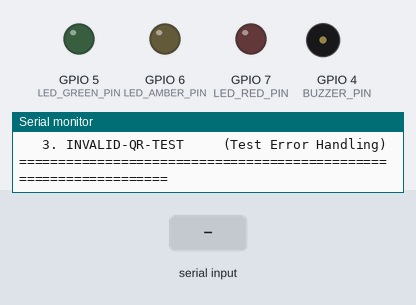
Simulated run of this sketch. Board: ESP32-S3. On the bench: output pins drawn as LEDs (lit = HIGH), buzzer (waves = sounding, pin HIGH), the last lines printed to the serial monitor. The test bench sets the inputs (shaded band). WiFi joins after 1.5 s; servers stay silent unless stated; uploads are accepted with an empty reply; the local clock reads 2024-03-15 10:24:30 at power-on unless the sketch sets it.

Above: at 4.4 s.
4.5 s: "BEEP_SUCCESS\n" received over Serial
At 4.83 s:
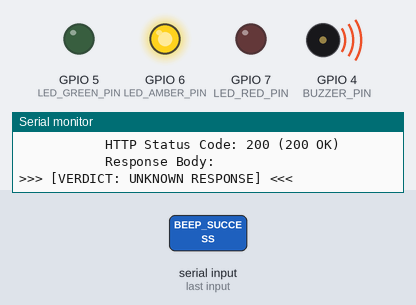
6.8 s: "BEEP_SUCCESS\n" received over the second serial link
At 9.3 s:
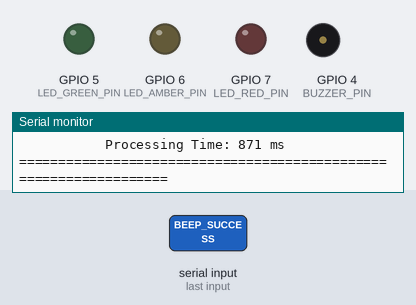
9.5 s: "BEEP_WARN\n" received over Serial
At 10.2 s:
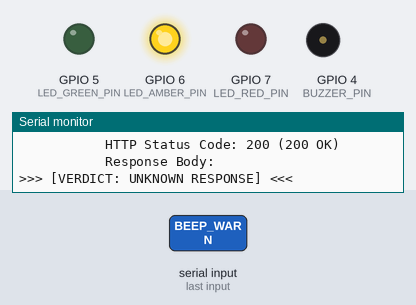
11.2 s: "BEEP_WARN\n" received over the second serial link
At 13.0 s:
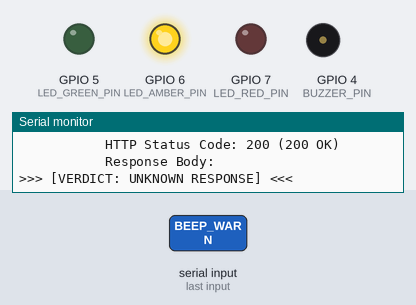
13.9 s: "1\n" received over Serial
At 15.4 s:
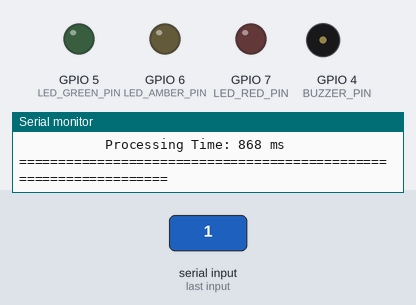
15.6 s: "1\n" received over the second serial link
At 17.3 s:
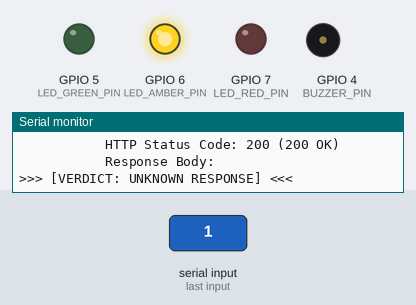
Timing chart, 0 to 19.0 s (numbered marks = the images above; inputs shaded):
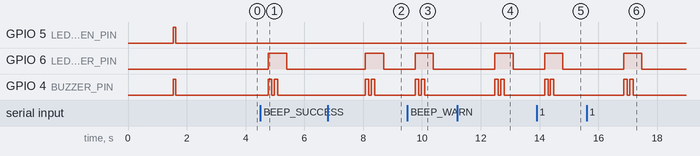

Measured:
- after the input at 4.5 s, GPIO 6 (LED_AMBER_PIN): LOW → HIGH after 0.28 s, → LOW 0.62 s later; GPIO 4 (BUZZER_PIN): alternates HIGH for 0.12 s and LOW for 0.08 s, 4 changes in all, then stays LOW, starting after 0.28 s
- after the input at 6.8 s, GPIO 6 (LED_AMBER_PIN): LOW → HIGH after 1.3 s, → LOW 0.62 s later; GPIO 4 (BUZZER_PIN): alternates HIGH for 0.12 s and LOW for 0.08 s, 4 changes in all, then stays LOW, starting after 1.3 s
- after the input at 9.5 s, GPIO 6 (LED_AMBER_PIN): LOW → HIGH after 0.27 s, → LOW 0.62 s later; GPIO 4 (BUZZER_PIN): alternates HIGH for 0.12 s and LOW for 0.08 s, 4 changes in all, then stays LOW, starting after 0.27 s
- after the input at 11.2 s, GPIO 6 (LED_AMBER_PIN): LOW → HIGH after 1.3 s, → LOW 0.62 s later; GPIO 4 (BUZZER_PIN): alternates HIGH for 0.12 s and LOW for 0.08 s, 4 changes in all, then stays LOW, starting after 1.3 s
- after the input at 13.9 s, GPIO 6 (LED_AMBER_PIN): LOW → HIGH after 0.27 s, → LOW 0.62 s later; GPIO 4 (BUZZER_PIN): alternates HIGH for 0.12 s and LOW for 0.08 s, 4 changes in all, then stays LOW, starting after 0.27 s
- after the input at 15.6 s, GPIO 6 (LED_AMBER_PIN): LOW → HIGH after 1.3 s, → LOW 0.62 s later; GPIO 4 (BUZZER_PIN): alternates HIGH for 0.12 s and LOW for 0.08 s, 4 changes in all, then stays LOW, starting after 1.3 s

The sketch:

esp32_kiosk.ino
```cpp
/**
 * NCCT Ecosystem - ESP32-S3 Smart Attendance Kiosk Firmware
 *
 * Target: ESP32-S3 DevKit
 * Features:
 * - Direct HTTP POST connection to live NCCT backend (/api/attendance/mark)
 * - Verbose Serial debug logging at every stage (Wi-Fi, Scan, JSON build, HTTP code & body)
 * - Serial Monitor Test Mode: Allows typing Trainee ID (e.g. 'NCCT-TR-2026-00001')
 *   into Serial Monitor to simulate scans before physical QR scanner hardware is wired
 * - Hardware Buzzer & Tri-color LED feedback (BEEP_SUCCESS, BEEP_WARN, BEEP_ERROR)
 */

#include <WiFi.h>
#include <HTTPClient.h>
#include <time.h>
#include "config.h"

// Hardware Serial for physical UART QR/Barcode scanner (e.g. GM65 module)
HardwareSerial ScannerSerial(1);

// Forward declarations
void processAttendanceScan(String qrCode, String source);
void triggerBuzzerAndLED(String buzzerType);
String getISO8601Timestamp();

void setup() {
    // 1. Initialize USB Serial Monitor
    Serial.begin(SERIAL_BAUD_RATE);
    delay(1500);

    Serial.println("\n");
    Serial.println("==================================================================");
    Serial.println("     NCCT ECOSYSTEM - ESP32-S3 ATTENDANCE KIOSK GATEWAY           ");
    Serial.println("     Firmware Version: 1.1.0-DEBUG                                ");
    Serial.println("==================================================================");
    Serial.printf("[INIT] Device Identifier: %s\n", DEVICE_ID);
    Serial.printf("[INIT] Target Backend:    %s\n", BACKEND_MARK_URL);
    Serial.printf("[INIT] Default Session:   %s\n", DEFAULT_SESSION_ID);

    // 2. Configure Hardware Feedback Pins
    pinMode(BUZZER_PIN, OUTPUT);
    pinMode(LED_GREEN_PIN, OUTPUT);
    pinMode(LED_AMBER_PIN, OUTPUT);
    pinMode(LED_RED_PIN, OUTPUT);

    digitalWrite(BUZZER_PIN, LOW);
    digitalWrite(LED_GREEN_PIN, LOW);
    digitalWrite(LED_AMBER_PIN, LOW);
    digitalWrite(LED_RED_PIN, LOW);

    // Initial power-on chirp
    digitalWrite(BUZZER_PIN, HIGH);
    digitalWrite(LED_GREEN_PIN, HIGH);
    delay(100);
    digitalWrite(BUZZER_PIN, LOW);
    digitalWrite(LED_GREEN_PIN, LOW);

    // 3. Initialize Physical Scanner UART
    ScannerSerial.begin(SCANNER_BAUD, SERIAL_8N1, SCANNER_RX_PIN, SCANNER_TX_PIN);
    Serial.printf("[SCANNER] UART Port initialized (RX Pin: %d, TX Pin: %d, Baud: %d)\n",
                  SCANNER_RX_PIN, SCANNER_TX_PIN, SCANNER_BAUD);

    // 4. Connect to Wi-Fi
    Serial.println("\n------------------------------------------------------------------");
    Serial.print("[WIFI] Connecting to SSID: ");
    Serial.println(WIFI_SSID);

    WiFi.mode(WIFI_STA);
    WiFi.begin(WIFI_SSID, WIFI_PASSWORD);

    unsigned long startAttemptTime = millis();
    while (WiFi.status() != WL_CONNECTED && millis() - startAttemptTime < WIFI_CONNECT_TIMEOUT_MS) {
        delay(500);
        Serial.print(".");
    }
    Serial.println();

    if (WiFi.status() == WL_CONNECTED) {
        Serial.println("[WIFI STATUS] *** CONNECTED TO NETWORK ***");
        Serial.printf("              Local IP:        %s\n", WiFi.localIP().toString().c_str());
        Serial.printf("              Subnet Mask:     %s\n", WiFi.subnetMask().toString().c_str());
        Serial.printf("              Gateway:         %s\n", WiFi.gatewayIP().toString().c_str());
        Serial.printf("              Signal (RSSI):   %d dBm\n", WiFi.RSSI());

        // Configure NTP time for accurate ISO timestamps
        configTime(0, 0, "pool.ntp.org", "time.nist.gov");
        Serial.println("[TIME] NTP client synchronized.");
    } else {
        Serial.println("[WIFI STATUS] !!! CONNECTION FAILED OR TIMED OUT !!!");
        Serial.println("              Check SSID/Password in config.h or router visibility.");
        Serial.println("              (Note: Serial Test Mode will attempt auto-reconnect on scan)");
    }

    // 5. Test Mode Guide
    Serial.println("------------------------------------------------------------------");
    Serial.println(" [SERIAL TEST MODE ACTIVE]");
    Serial.println(" Physical QR Scanner not wired yet? No problem!");
    Serial.println(" >>> Simply type a Trainee ID in this Serial Monitor and press Enter <<<");
    Serial.println(" Examples to test:");
    Serial.println("   1. NCCT-TR-2026-00001  (Valid Trainee: Vikram Sharma)");
    Serial.println("   2. NCCT-TR-2026-99999  (Trainee Profile: Sunita Rao)");
    Serial.println("   3. INVALID-QR-TEST     (Test Error Handling)");
    Serial.println("==================================================================\n");
}

void loop() {
    // -------------------------------------------------------------
    // Channel A: Serial Monitor Input (Test / Simulation Mode)
    // -------------------------------------------------------------
    if (ENABLE_SERIAL_TEST_MODE && Serial.available() > 0) {
        String testInput = Serial.readStringUntil('\n');
        testInput.trim();
        // Remove trailing carriage returns if CRLF sent
        if (testInput.endsWith("\r")) {
            testInput = testInput.substring(0, testInput.length() - 1);
            testInput.trim();
        }

        if (testInput.length() > 0) {
            Serial.println("\n=======================================================");
            Serial.printf("[INPUT DETECTED] Serial Monitor simulated scan: '%s'\n", testInput.c_str());
            Serial.println("=======================================================");
            processAttendanceScan(testInput, "SERIAL_MONITOR_TEST");
        }
    }

    // -------------------------------------------------------------
    // Channel B: Physical Hardware Barcode/QR Scanner (UART)
    // -------------------------------------------------------------
    if (ScannerSerial.available() > 0) {
        String qrCode = ScannerSerial.readStringUntil('\r');
        qrCode.trim();
        if (qrCode.length() > 0) {
            Serial.println("\n=======================================================");
            Serial.printf("[INPUT DETECTED] Physical Scanner hardware scan: '%s'\n", qrCode.c_str());
            Serial.println("=======================================================");
            processAttendanceScan(qrCode, "HARDWARE_SCANNER_UART");
        }
    }

    delay(20);
}

/**
 * Handles the complete attendance check-in workflow with verbose logging:
 * 1. Log scan reception
 * 2. Build JSON payload
 * 3. Dispatch HTTP POST to backend
 * 4. Log HTTP code and response body
 * 5. Trigger hardware indicators
 */
void processAttendanceScan(String qrCode, String source) {
    unsigned long startTime = millis();

    Serial.printf("[STEP 1/4] QR Code Received from [%s]\n", source.c_str());
    Serial.printf("           Payload Text: \"%s\" (Length: %d bytes)\n", qrCode.c_str(), qrCode.length());

    // Generate ISO timestamp
    String timestamp = getISO8601Timestamp();

    // Step 2: Build JSON Payload
    Serial.println("[STEP 2/4] Constructing JSON Payload...");
    String jsonPayload = "{";
    jsonPayload += "\"device_id\":\"" + String(DEVICE_ID) + "\",";
    jsonPayload += "\"trainee_qr_code\":\"" + qrCode + "\",";
    jsonPayload += "\"session_id\":\"" + String(DEFAULT_SESSION_ID) + "\",";
    jsonPayload += "\"timestamp\":\"" + timestamp + "\"";
    jsonPayload += "}";

    Serial.println("           JSON Built Successfully:");
    Serial.println("           " + jsonPayload);

    // Step 3: Wi-Fi Check and HTTP POST
    Serial.println("[STEP 3/4] Preparing HTTP POST request...");
    Serial.printf("           Target URL: %s\n", BACKEND_MARK_URL);

    if (WiFi.status() != WL_CONNECTED) {
        Serial.println("[WIFI RECONNECT] Wi-Fi disconnected. Attempting fast reconnect...");
        WiFi.reconnect();
        unsigned long reconnectWait = millis();
        while (WiFi.status() != WL_CONNECTED && millis() - reconnectWait < 3000) {
            delay(200);
        }
    }

    if (WiFi.status() != WL_CONNECTED) {
        Serial.println("[ERROR] Unable to dispatch HTTP request: Wi-Fi offline.");
        Serial.println("[OFFLINE QUEUE] (In production, write to SPIFFS/NVS for sync-batch)");
        triggerBuzzerAndLED("BEEP_ERROR");
        return;
    }

    HTTPClient http;
    http.begin(BACKEND_MARK_URL);
    http.addHeader("Content-Type", "application/json");
    http.setTimeout(4000); // 4-second network timeout

    Serial.println("           Sending POST body to backend server...");
    int httpCode = http.POST(jsonPayload);

    // Step 4: Parse & Log Response
    Serial.println("[STEP 4/4] Response received from Backend:");
    Serial.printf("           HTTP Status Code: %d", httpCode);

    if (httpCode == 200) {
        Serial.println(" (200 OK)");
    } else if (httpCode == 404) {
        Serial.println(" (404 Not Found)");
    } else if (httpCode == 500) {
        Serial.println(" (500 Internal Server Error)");
    } else {
        Serial.println();
    }

    if (httpCode > 0) {
        String responseBody = http.getString();
        Serial.println("           Response Body: " + responseBody);

        // Inspect response status
        if (responseBody.indexOf("\"status\":\"OK\"") != -1) {
            Serial.println("\n>>> [VERDICT: ATTENDANCE VERIFIED] Check-in confirmed! <<<");
            triggerBuzzerAndLED("BEEP_SUCCESS");
        } else if (responseBody.indexOf("\"status\":\"DUPLICATE\"") != -1) {
            Serial.println("\n>>> [VERDICT: DUPLICATE SCAN] Trainee already checked in today! <<<");
            triggerBuzzerAndLED("BEEP_WARN");
        } else if (responseBody.indexOf("\"status\":\"INVALID\"") != -1) {
            Serial.println("\n>>> [VERDICT: INVALID CODE] Unregistered Trainee QR Code! <<<");
            triggerBuzzerAndLED("BEEP_ERROR");
        } else {
            Serial.println("\n>>> [VERDICT: UNKNOWN RESPONSE] <<<");
            triggerBuzzerAndLED("BEEP_WARN");
        }
    } else {
        Serial.printf("[ERROR] HTTP connection failed! Error code: %s\n", http.errorToString(httpCode).c_str());
        Serial.println("        Verify backend IP address in config.h and network accessibility.");
        triggerBuzzerAndLED("BEEP_ERROR");
    }

    http.end();
    unsigned long duration = millis() - startTime;
    Serial.printf("           Processing Time: %lu ms\n", duration);
    Serial.println("==================================================================\n");
}

/**
 * Activates hardware buzzer patterns and LED status lights
 */
void triggerBuzzerAndLED(String buzzerType) {
    if (buzzerType == "BEEP_SUCCESS") {
        // High pitch double chime: Green LED
        digitalWrite(LED_GREEN_PIN, HIGH);
        digitalWrite(BUZZER_PIN, HIGH);
        delay(80);
        digitalWrite(BUZZER_PIN, LOW);
        delay(40);
        digitalWrite(BUZZER_PIN, HIGH);
        delay(120);
        digitalWrite(BUZZER_PIN, LOW);
        delay(300);
        digitalWrite(LED_GREEN_PIN, LOW);
    } else if (buzzerType == "BEEP_WARN") {
        // Double warning buzz: Amber LED
        digitalWrite(LED_AMBER_PIN, HIGH);
        digitalWrite(BUZZER_PIN, HIGH);
        delay(120);
        digitalWrite(BUZZER_PIN, LOW);
        delay(80);
        digitalWrite(BUZZER_PIN, HIGH);
        delay(120);
        digitalWrite(BUZZER_PIN, LOW);
        delay(300);
        digitalWrite(LED_AMBER_PIN, LOW);
    } else {
        // Long error buzz: Red LED
        digitalWrite(LED_RED_PIN, HIGH);
        digitalWrite(BUZZER_PIN, HIGH);
        delay(400);
        digitalWrite(BUZZER_PIN, LOW);
        delay(200);
        digitalWrite(LED_RED_PIN, LOW);
    }
}

/**
 * Produces an ISO-8601 formatted timestamp string: YYYY-MM-DDTHH:MM:SSZ
 */
String getISO8601Timestamp() {
    time_t now;
    struct tm timeinfo;
    time(&now);
    gmtime_r(&now, &timeinfo);

    char buf[30];
    if (timeinfo.tm_year > (2020 - 1900)) {
        strftime(buf, sizeof(buf), "%Y-%m-%dT%H:%M:%SZ", &timeinfo);
        return String(buf);
    } else {
        // Fallback if NTP not yet synced
        return "2026-09-27T13:40:00Z";
    }
}
```

config.h
```cpp
#ifndef CONFIG_H
#define CONFIG_H

// ==============================================================================
// NCCT ESP32-S3 Smart Attendance Kiosk Gateway - Configuration
// ==============================================================================

// 1. Backend Server Endpoint Configuration
// Pointed directly to active backend on local network:
#define BACKEND_BASE_URL "http://10.73.49.221:8000"
#define ATTENDANCE_MARK_PATH "/api/attendance/mark"
#define ATTENDANCE_SYNC_PATH "/api/attendance/sync-batch"

// Full POST Endpoint URL
#define BACKEND_MARK_URL BACKEND_BASE_URL ATTENDANCE_MARK_PATH
#define BACKEND_SYNC_URL BACKEND_BASE_URL ATTENDANCE_SYNC_PATH

// 2. Hardware Device & Session Settings
#define DEVICE_ID "ESP32-S3-GATE-01"       // Identified as 'hardware' in backend
#define DEFAULT_SESSION_ID "SESSION-MAIN"   // Active Training Session ID

// 3. Wi-Fi Credentials (Update with your local 2.4GHz network)
#define WIFI_SSID "YOUR_WIFI_SSID"
#define WIFI_PASSWORD "YOUR_WIFI_PASSWORD"
#define WIFI_CONNECT_TIMEOUT_MS 15000       // Max ms to wait for Wi-Fi connection

// 4. Hardware Pin Mapping (ESP32-S3 DevKit)
#define BUZZER_PIN 4                        // Active buzzer / PWM tone pin
#define LED_GREEN_PIN 5                     // Success LED indicator (OK)
#define LED_AMBER_PIN 6                     // Warning/Duplicate LED indicator
#define LED_RED_PIN 7                       // Error/Invalid LED indicator

// Hardware UART Scanner Pins (GM65 / 2D Barcode Reader Module)
#define SCANNER_RX_PIN 18                   // ESP32 RX <- Scanner TX
#define SCANNER_TX_PIN 17                   // ESP32 TX -> Scanner RX (optional trigger)
#define SCANNER_BAUD 9600                   // GM65 default baud rate

// 5. Serial Debug & Simulation Mode
#define SERIAL_BAUD_RATE 115200             // Main USB Serial Monitor baud
#define ENABLE_VERBOSE_LOGGING true         // Enable deep tracing of every HTTP step
#define ENABLE_SERIAL_TEST_MODE true        // Allow typing Trainee ID in Serial Monitor

#endif // CONFIG_H
```
